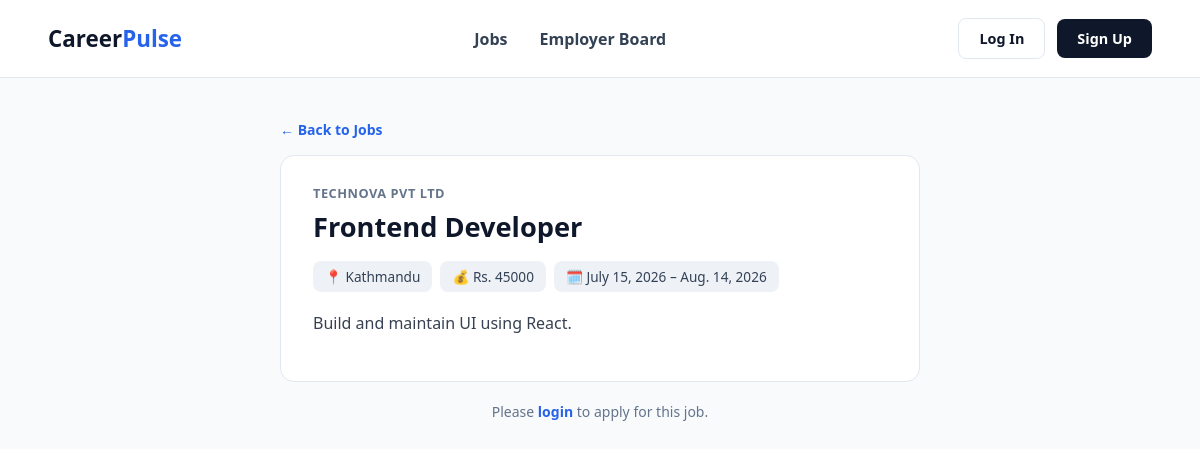
Screenshot of /job/2/ with the database file from the repository.
### portal/models.py (models this page shows)
class Job(models.Model):
    company = models.ForeignKey(Company,
                                related_name="company",
                                on_delete=models.CASCADE)
    title = models.CharField(max_length=127)
    description = models.TextField(blank=True, null=True)
    start_date = models.DateField()
    end_date = models.DateField()
    salary = models.FloatField()
    created_at = models.DateTimeField(auto_now_add=True)

class Company(models.Model):
    name = models.CharField(max_length=63)
    location = models.TextField()
    contact_no = models.CharField(max_length=10)

### portal/views.py (the view)
# urls.py: path("job/<int:pk>/", job_detail, name="job-detail"),
def job_detail(request, pk):
    jobbbb = Job.objects.get(id=pk)
    return render(request, "job_detail.html",
                  {"job": jobbbb, "form": ApplicantForm()})

### templates/job_detail.html (shortened to what this page needs)
{% extends "base.html" %}
{% block content %}
    <div class="container">
        <a href="{% url 'dashboard' %}" class="back-link">&larr; Back to Jobs</a>
        <div class="job-header">
            <div class="company-name">{{ job.company.name }}</div>
            <h1>{{ job.title }}</h1>
            <div class="job-tags">
                <span>📍 {{ job.company.location|default:"Location not available" }}</span>
                <span>💰 Rs. {{ job.salary|floatformat:0 }}</span>
                <span>🗓️ {{ job.start_date }} &ndash; {{ job.end_date }}</span>
            </div>
            {% if job.description %}
            <p class="desc">{{ job.description }}</p>
            {% endif %}
        </div>
        {% if request.user.is_authenticated %}
        <div class="apply-card">
            <h2>Apply for this job</h2>
            <form method="POST" action="{% url 'handle-applicant' job.id %}" enctype="multipart/form-data">
                {% csrf_token %}
                {{ form }}
                <input type="hidden" name="job" value="{{ job.id }}" />
                <button type="submit">Submit Application</button>
            </form>
        </div>
        {% else %}
        <p class="login-note">Please <a href="{% url 'user-login' %}">login</a> to apply for this job.</p>
        {% endif %}
    </div>
{% endblock %}

### rows the page displays
Job: company.name "TECHNOVA PVT LTD", title "Frontend Developer", company.location "Kathmandu", salary "45000", start_date "July 15, 2026", end_date "Aug. 14, 2026", description "Build and maintain UI using React."
